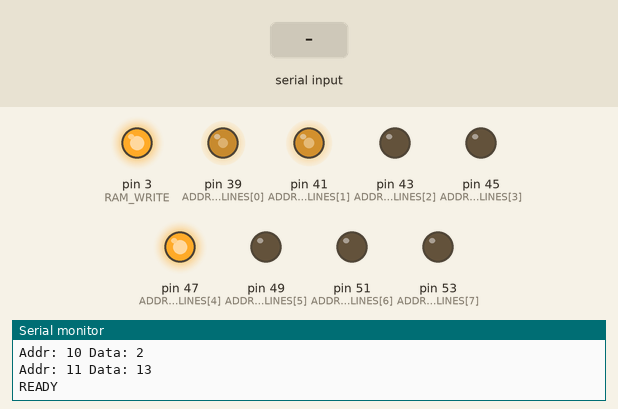
Simulated run of this sketch. Board: Arduino Mega 2560, built with avr-gcc and run on an emulated ATmega2560. Parts: output pins drawn as LEDs (lit = HIGH), the last lines printed to the serial monitor. Dashed ring = blinking. Inputs (shaded band) come from the test bench.

Above: at 1.2 s.
1.3 s: "p,1\n" received over Serial
At 2.31 s:
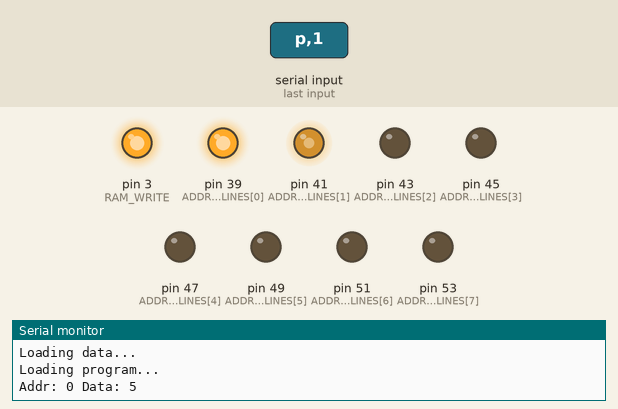
3.8 s: "r,1\n" received over Serial
At 5.4 s:
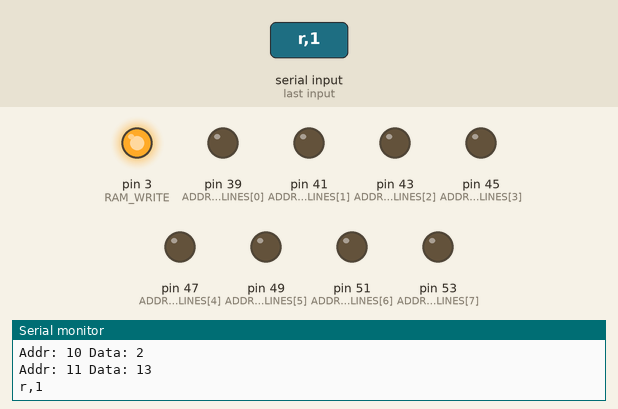
6.3 s: "p" received over Serial
At 7.35 s:
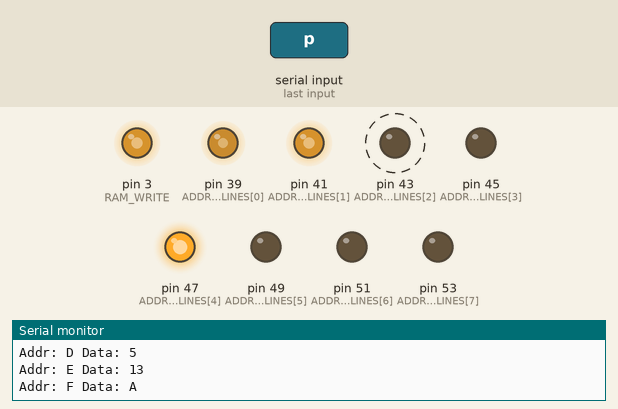
Timing chart, 0 to 9.3 s (numbered marks = the images above; inputs shaded):
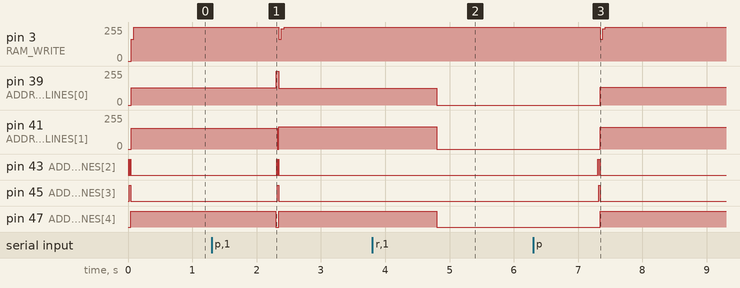

The sketch:

8Bit_Programmer.ino
```cpp
// Arduino 2560 Programmer for 8-Bit CPU

const char DATA_LINES[] = {38, 40, 42, 44, 46, 48, 50, 52};
const char ADDRESS_LINES[] = {39, 41, 43, 45, 47, 49, 51, 53};
#define RAM_WRITE 3

#define NOP 0x00
#define LDA 0x01
#define ADD 0x02
#define SUB 0x03
#define STA 0x04
#define LDI 0x05
#define JMP 0x06
#define JC  0x07
#define JZ  0x08
#define ADI 0x09
#define SUI 0x0a
#define PSH 0x0b
#define POP 0x0c
#define OUT 0x0e
#define HLT 0x0f

const unsigned char vars[] = {
 // 0xf0, 1
};

const unsigned char data[] = {
  /* 0x00 */ 0x05, 0x05, 0x12, 0x0c, 0x0e, 0x12, 0x0f, 0x0e, 0x12, 0x0c, 0x0e, 0x0f, 0x09, 0x05, 0x13, 0x0a,
  /* 0x10 */ 0x02, 0x13
};

void enableWritingData() {
  for(int n = 0; n < 8; n += 1) {
    pinMode(DATA_LINES[n], OUTPUT);
  }
}

void enableWritingAddress() {
  for(int n = 0; n < 8; n += 1) {
    pinMode(ADDRESS_LINES[n], OUTPUT);
  }
}

void disableWritingAddress() {
  for(int n = 0; n < 8; n += 1) {
    pinMode(ADDRESS_LINES[n], INPUT);
  }
}

void disableWritingData() {
  for(int n = 0; n < 8; n += 1) {
    pinMode(DATA_LINES[n], INPUT);
  }
}

void writeData(byte writeAddress, byte writeData) {
  // Set address register
  Serial.print("Addr: ");
  Serial.print(writeAddress, HEX);
  for (int n = 0; n < 8; n += 1) {
      digitalWrite(ADDRESS_LINES[n], (writeAddress & 0x01) ? HIGH : LOW);
      writeAddress = writeAddress >> 1;
  }

  // Write data
  Serial.print(" Data: ");
  Serial.print(writeData, HEX);
  Serial.println();
  for (int n = 0; n < 8; n += 1) {
      digitalWrite(DATA_LINES[n], (writeData & 0x01) ? HIGH : LOW);
      writeData = writeData >> 1;
  }

  digitalWrite(RAM_WRITE, LOW);
  delay(1);
  digitalWrite(RAM_WRITE, HIGH);
  delay(1);
}

void readData(byte readAddress) {
  enableWritingAddress();

  for (int n = 0; n < 8; n += 1) {
      digitalWrite(ADDRESS_LINES[n], (readAddress & 0x01) ? HIGH : LOW);
      readAddress = readAddress >> 1;
  }

  delay(1000);

  disableWritingAddress();
}

void loadProgram() {
   enableWritingAddress();
   enableWritingData();

  // Load the data
  Serial.println("Loading data...");
  for (byte i = 0; i < sizeof(vars); i += 2) {
    writeData(vars[i], vars[i+1]);
  }

  // Load the program
  Serial.println("Loading program...");
  for (byte i = 0; i < sizeof(data); i += 1) {
    writeData(i, data[i]);
  }

  disableWritingData();
  disableWritingAddress();
}

String splitString(String data, char separator, int index)
{
    int found = 0;
    int strIndex[] = { 0, -1 };
    int maxIndex = data.length() - 1;

    for (int i = 0; i <= maxIndex && found <= index; i++) {
        if (data.charAt(i) == separator || i == maxIndex) {
            found++;
            strIndex[0] = strIndex[1] + 1;
            strIndex[1] = (i == maxIndex) ? i+1 : i;
        }
    }
    return found > index ? data.substring(strIndex[0], strIndex[1]) : "";
}

void setup() {
  Serial.begin(57600);

  pinMode(RAM_WRITE, OUTPUT);

  loadProgram();

  Serial.println("READY");
}

void loop() {
   if (Serial.available() > 0) {
    String command = "";
    command = Serial.readString();
    Serial.print(command);

    if(command.startsWith("r")) {
      String hexAddr = splitString(command, ' ', 1);
      int addr = strtol(hexAddr.c_str(), NULL, 16);

      readData(addr);
    } else if (command.startsWith("w")) {
      String hexAddr = splitString(command, ' ', 1);
      int addr = strtol(hexAddr.c_str(), NULL, 16);

      int inputData = splitString(command, ' ', 2).toInt();

      enableWritingAddress();
      enableWritingData();

      writeData(addr, inputData);

      disableWritingData();
      disableWritingAddress();
    } else if (command.startsWith("p")) {
      loadProgram();
    } else {
      Serial.println("Unknown command!");
    }
  }
}
```

Measured:
- after the input at 1.3 s, pin 3 (RAM_WRITE): 255/255 → 165/255 after 1.0 s, → 242/255 0.04 s later, → 255/255 0.04 s later; pin 39 (ADDRESS_LINES[0]): 130/255 → 126/255 after 1.0 s
- after the input at 3.8 s, pin 39 (ADDRESS_LINES[0]): 126/255 → 0/255 after 1.0 s; pin 41 (ADDRESS_LINES[1]): 166/255 → 0/255 after 1.0 s; pin 47 (ADDRESS_LINES[4]): HIGH → LOW after 1.0 s
- after the input at 6.3 s, pin 3 (RAM_WRITE): 255/255 → 164/255 after 1.0 s, → 243/255 0.04 s later, → 255/255 0.04 s later; pin 39 (ADDRESS_LINES[0]): 0/255 → 134/255 after 1.0 s
